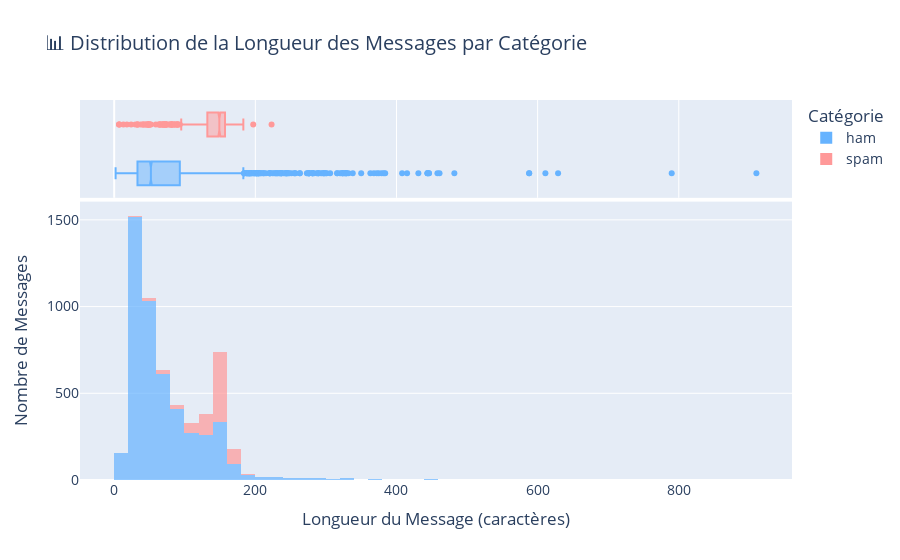

Notebook source saved alongside this figure:
### Code cell
# Analyse de la longueur des messages
df['Length'] = df['Message'].apply(len)

# Statistiques par catégorie
print('📏 Statistiques de longueur des messages par catégorie:')
length_stats = df.groupby('Category')['Length'].describe()
print(length_stats)

# Histogramme de la distribution des longueurs
fig = px.histogram(
    df, 
    x='Length', 
    color='Category',
    title='📊 Distribution de la Longueur des Messages par Catégorie',
    nbins=50, 
    opacity=0.7,
    color_discrete_sequence=['#66b3ff', '#ff9999'],
    marginal='box'  # Ajout de boxplots marginaux
)

fig.update_layout(
    title_font_size=20,
    xaxis_title='Longueur du Message (caractères)',
    yaxis_title='Nombre de Messages',
    legend_title='Catégorie',
    font=dict(size=14)
)

fig.show()

# Boxplot comparatif
fig_box = px.box(
    df, 
    x='Category', 
    y='Length',
    title='📦 Comparaison de la Longueur des Messages par Catégorie',
    color='Category',
    color_discrete_sequence=['#66b3ff', '#ff9999']
)

fig_box.update_layout(
    title_font_size=20,
    xaxis_title='Catégorie',
    yaxis_title='Longueur du Message (caractères)',
    font=dict(size=14)
)

fig_box.show()

### Figure 1 — Plotly figure (JSON) as saved in the notebook; plotly's stock layout.template omitted (floating-point values rounded to 4 significant figures; data arrays with more than 128 entries replaced by an {"elided": "..."} marker saying what was removed)
{"data": [{"bingroup": "x", "hovertemplate": "Category=ham<br>Length=%{x}<br>count=%{y}<extra></extra>", "legendgroup": "ham", "marker": {"color": "#66b3ff", "opacity": 0.7, "pattern": {"shape": ""}}, "name": "ham", "nbinsx": 50, "orientation": "v", "showlegend": true, "type": "histogram", "x": {"elided": "4825 int values"}, "xaxis": "x", "yaxis": "y"}, {"hovertemplate": "Category=ham<br>Length=%{x}<extra></extra>", "legendgroup": "ham", "marker": {"color": "#66b3ff"}, "name": "ham", "notched": true, "showlegend": false, "type": "box", "x": {"elided": "4825 int values"}, "xaxis": "x2", "yaxis": "y2"}, {"bingroup": "x", "hovertemplate": "Category=spam<br>Length=%{x}<br>count=%{y}<extra></extra>", "legendgroup": "spam", "marker": {"color": "#ff9999", "opacity": 0.7, "pattern": {"shape": ""}}, "name": "spam", "nbinsx": 50, "orientation": "v", "showlegend": true, "type": "histogram", "x": {"elided": "747 int values"}, "xaxis": "x", "yaxis": "y"}, {"hovertemplate": "Category=spam<br>Length=%{x}<extra></extra>", "legendgroup": "spam", "marker": {"color": "#ff9999"}, "name": "spam", "notched": true, "showlegend": false, "type": "box", "x": {"elided": "747 int values"}, "xaxis": "x2", "yaxis": "y2"}], "layout": {"barmode": "relative", "font": {"size": 14}, "legend": {"title": {"text": "Catégorie"}, "tracegroupgap": 0}, "title": {"font": {"size": 20}, "text": "📊 Distribution de la Longueur des Messages par Catégorie"}, "xaxis": {"anchor": "y", "domain": [0.0, 1.0], "title": {"text": "Longueur du Message (caractères)"}}, "xaxis2": {"anchor": "y2", "domain": [0.0, 1.0], "matches": "x", "showgrid": true, "showticklabels": false}, "yaxis": {"anchor": "x", "domain": [0.0, 0.7326], "title": {"text": "Nombre de Messages"}}, "yaxis2": {"anchor": "x2", "domain": [0.7426, 1.0], "matches": "y2", "showgrid": false, "showline": false, "showticklabels": false, "ticks": ""}}}
